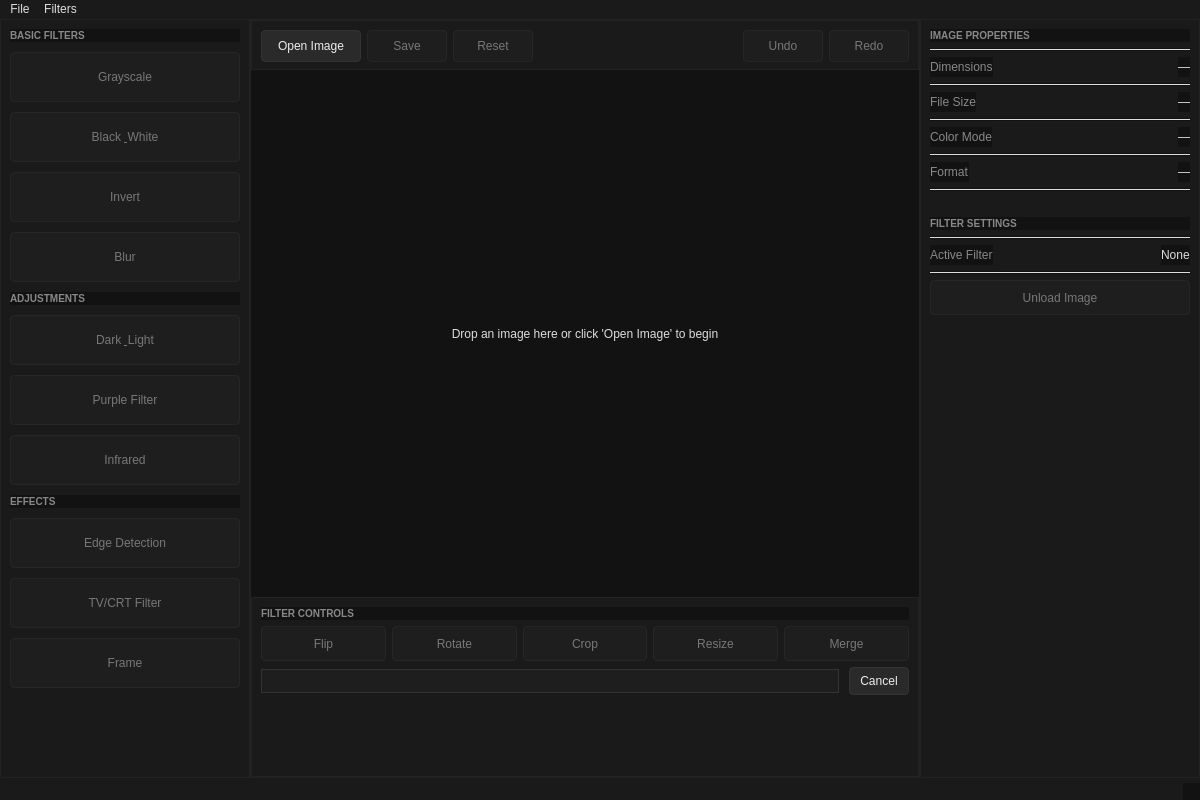
<?xml version="1.0" encoding="UTF-8"?>
<!--
  File: mainwindow.ui
  Purpose: Qt Designer UI for Photo Smith main window (buttons, menus, layouts)
  Notes: This file defines the GUI layout used by Photo Smith v2.0.0.
         See photo_smith.cpp for behavior and signal/slot connections.
         Supported image formats: PNG, JPEG, BMP, TGA.
         Last updated: 2025-10-14
-->
<ui version="4.0">
 <class>MainWindow</class>
 <widget class="QMainWindow" name="MainWindow">
  <property name="geometry">
   <rect>
    <x>0</x>
    <y>0</y>
    <width>1200</width>
    <height>800</height>
   </rect>
  </property>
  <property name="acceptDrops">
   <bool>true</bool>
  </property>
  <property name="windowTitle">
   <string>Photo Smith</string>
  </property>
  <property name="styleSheet">
   <string>QWidget { background-color: #121212; color: #dddddd; }
QFrame#sidebarFrame, QFrame#centerFrame, QFrame#propertiesFrame, QFrame#toolbarFrame, QFrame#controlsFrame { background-color: #1a1a1a; border: 1px solid #222222; }
QLabel { color: #dddddd; }
QPushButton { background-color: #2a2a2a; color: #eeeeee; border: 1px solid #333333; padding: 6px 10px; border-radius: 4px; }
QPushButton:hover { background-color: #333333; }
QPushButton:pressed, QPushButton:checked { background-color: #3a3a3a; }
QPushButton:disabled { background-color: #1e1e1e; color: #777777; border-color: #262626; }
QScrollArea { background-color: #121212; border: none; }
QWidget#scrollAreaWidgetContents { background-color: #121212; }
QMenuBar { background-color: #1a1a1a; color: #dddddd; }
QMenuBar::item:selected { background: #333333; }
QMenu { background-color: #1a1a1a; color: #dddddd; border: 1px solid #333333; }
QMenu::item:selected { background: #333333; }
QStatusBar { background-color: #1a1a1a; color: #bbbbbb; }
QProgressBar { background-color: #1e1e1e; border: 1px solid #333333; color: #bbbbbb; text-align: center; }
QProgressBar::chunk { background-color: #3c6e71; }</string>
  </property>
  <widget class="QWidget" name="centralwidget">
   <layout class="QHBoxLayout" name="mainLayout">
    <property name="spacing">
     <number>0</number>
    </property>
    <property name="leftMargin">
     <number>0</number>
    </property>
    <property name="topMargin">
     <number>0</number>
    </property>
    <property name="rightMargin">
     <number>0</number>
    </property>
    <property name="bottomMargin">
     <number>0</number>
    </property>
    <item>
     <!-- LEFT SIDEBAR: Filter Categories -->
     <widget class="QFrame" name="sidebarFrame">
      <property name="minimumSize">
       <size>
        <width>250</width>
        <height>0</height>
       </size>
      </property>
      <property name="maximumSize">
       <size>
        <width>250</width>
        <height>16777215</height>
       </size>
      </property>
      <property name="frameShape">
       <enum>QFrame::StyledPanel</enum>
      </property>
      <layout class="QVBoxLayout" name="sidebarLayout">
       <property name="spacing">
        <number>10</number>
       </property>
       <item>
        <widget class="QLabel" name="basicFiltersLabel">
         <property name="text">
          <string>BASIC FILTERS</string>
         </property>
         <property name="styleSheet">
          <string>font-weight: bold; color: #888; font-size: 10px;</string>
         </property>
        </widget>
       </item>
       <item>
        <widget class="QPushButton" name="grayscaleButton">
         <property name="enabled">
          <bool>false</bool>
         </property>
         <property name="minimumSize">
          <size>
           <width>0</width>
           <height>50</height>
          </size>
         </property>
         <property name="text">
          <string>Grayscale</string>
         </property>
         <property name="checkable">
          <bool>true</bool>
         </property>
        </widget>
       </item>
       <item>
        <widget class="QPushButton" name="blackWhiteButton">
         <property name="enabled">
          <bool>false</bool>
         </property>
         <property name="minimumSize">
          <size>
           <width>0</width>
           <height>50</height>
          </size>
         </property>
         <property name="text">
          <string>Black &amp; White</string>
         </property>
         <property name="checkable">
          <bool>true</bool>
         </property>
        </widget>
       </item>
       <item>
        <widget class="QPushButton" name="invertButton">
         <property name="enabled">
          <bool>false</bool>
         </property>
         <property name="minimumSize">
          <size>
           <width>0</width>
           <height>50</height>
          </size>
         </property>
         <property name="text">
          <string>Invert</string>
         </property>
         <property name="checkable">
          <bool>true</bool>
         </property>
        </widget>
       </item>
       <item>
        <widget class="QPushButton" name="blurButton">
         <property name="enabled">
          <bool>false</bool>
         </property>
         <property name="minimumSize">
          <size>
           <width>0</width>
           <height>50</height>
          </size>
         </property>
         <property name="text">
          <string>Blur</string>
         </property>
         <property name="checkable">
          <bool>true</bool>
         </property>
        </widget>
       </item>
       <item>
        <widget class="QLabel" name="adjustmentsLabel">
         <property name="text">
          <string>ADJUSTMENTS</string>
         </property>
         <property name="styleSheet">
          <string>font-weight: bold; color: #888; font-size: 10px;</string>
         </property>
        </widget>
       </item>
       <item>
        <widget class="QPushButton" name="darkLightButton">
         <property name="enabled">
          <bool>false</bool>
         </property>
         <property name="minimumSize">
          <size>
           <width>0</width>
           <height>50</height>
          </size>
         </property>
         <property name="text">
          <string>Dark &amp; Light</string>
         </property>
         <property name="checkable">
          <bool>true</bool>
         </property>
        </widget>
       </item>
       <item>
        <widget class="QPushButton" name="purpleButton">
         <property name="enabled">
          <bool>false</bool>
         </property>
         <property name="minimumSize">
          <size>
           <width>0</width>
           <height>50</height>
          </size>
         </property>
         <property name="text">
          <string>Purple Filter</string>
         </property>
         <property name="checkable">
          <bool>true</bool>
         </property>
        </widget>
       </item>
       <item>
        <widget class="QPushButton" name="infraredButton">
         <property name="enabled">
          <bool>false</bool>
         </property>
         <property name="minimumSize">
          <size>
           <width>0</width>
           <height>50</height>
          </size>
         </property>
         <property name="text">
          <string>Infrared</string>
         </property>
         <property name="checkable">
          <bool>true</bool>
         </property>
        </widget>
       </item>
       <item>
        <widget class="QLabel" name="effectsLabel">
         <property name="text">
          <string>EFFECTS</string>
         </property>
         <property name="styleSheet">
          <string>font-weight: bold; color: #888; font-size: 10px;</string>
         </property>
        </widget>
       </item>
       <item>
        <widget class="QPushButton" name="edgesButton">
         <property name="enabled">
          <bool>false</bool>
         </property>
         <property name="minimumSize">
          <size>
           <width>0</width>
           <height>50</height>
          </size>
         </property>
         <property name="text">
          <string>Edge Detection</string>
         </property>
         <property name="checkable">
          <bool>true</bool>
         </property>
        </widget>
       </item>
       <item>
        <widget class="QPushButton" name="tvFilterButton">
         <property name="enabled">
          <bool>false</bool>
         </property>
         <property name="minimumSize">
          <size>
           <width>0</width>
           <height>50</height>
          </size>
         </property>
         <property name="text">
          <string>TV/CRT Filter</string>
         </property>
         <property name="checkable">
          <bool>true</bool>
         </property>
        </widget>
       </item>
       <item>
        <widget class="QPushButton" name="frameButton">
         <property name="enabled">
          <bool>false</bool>
         </property>
         <property name="minimumSize">
          <size>
           <width>0</width>
           <height>50</height>
          </size>
         </property>
         <property name="text">
          <string>Frame</string>
         </property>
         <property name="checkable">
          <bool>true</bool>
         </property>
        </widget>
       </item>
       <item>
        <spacer name="sidebarSpacer">
         <property name="orientation">
          <enum>Qt::Vertical</enum>
         </property>
         <property name="sizeHint" stdset="0">
          <size>
           <width>20</width>
           <height>40</height>
          </size>
         </property>
        </spacer>
       </item>
      </layout>
     </widget>
    </item>
    <item>
     <!-- CENTER PANEL: Image Preview and Controls -->
     <widget class="QFrame" name="centerFrame">
      <property name="frameShape">
       <enum>QFrame::StyledPanel</enum>
      </property>
      <layout class="QVBoxLayout" name="centerLayout">
       <property name="spacing">
        <number>0</number>
       </property>
       <property name="leftMargin">
        <number>0</number>
       </property>
       <property name="topMargin">
        <number>0</number>
       </property>
       <property name="rightMargin">
        <number>0</number>
       </property>
       <property name="bottomMargin">
        <number>0</number>
       </property>
       <item>
        <!-- Toolbar -->
        <widget class="QFrame" name="toolbarFrame">
         <property name="minimumSize">
          <size>
           <width>0</width>
           <height>50</height>
          </size>
         </property>
         <property name="maximumSize">
          <size>
           <width>16777215</width>
           <height>50</height>
          </size>
         </property>
         <property name="frameShape">
          <enum>QFrame::StyledPanel</enum>
         </property>
         <layout class="QHBoxLayout" name="toolbarLayout">
          <item>
           <widget class="QPushButton" name="loadButton">
            <property name="minimumSize">
             <size>
              <width>100</width>
              <height>32</height>
             </size>
            </property>
            <property name="text">
             <string>Open Image</string>
            </property>
           </widget>
          </item>
          <item>
           <widget class="QPushButton" name="saveButton">
            <property name="enabled">
             <bool>false</bool>
            </property>
            <property name="minimumSize">
             <size>
              <width>80</width>
              <height>32</height>
             </size>
            </property>
            <property name="text">
             <string>Save</string>
            </property>
           </widget>
          </item>
          <item>
           <widget class="QPushButton" name="resetButton">
            <property name="enabled">
             <bool>false</bool>
            </property>
            <property name="minimumSize">
             <size>
              <width>80</width>
              <height>32</height>
             </size>
            </property>
            <property name="text">
             <string>Reset</string>
            </property>
           </widget>
          </item>
          <item>
           <spacer name="toolbarSpacer">
            <property name="orientation">
             <enum>Qt::Horizontal</enum>
            </property>
            <property name="sizeHint" stdset="0">
             <size>
              <width>40</width>
              <height>20</height>
             </size>
            </property>
           </spacer>
          </item>
          <item>
           <widget class="QPushButton" name="undoButton">
            <property name="enabled">
             <bool>false</bool>
            </property>
            <property name="minimumSize">
             <size>
              <width>80</width>
              <height>32</height>
             </size>
            </property>
            <property name="text">
             <string>Undo</string>
            </property>
           </widget>
          </item>
          <item>
           <widget class="QPushButton" name="redoButton">
            <property name="enabled">
             <bool>false</bool>
            </property>
            <property name="minimumSize">
             <size>
              <width>80</width>
              <height>32</height>
             </size>
            </property>
            <property name="text">
             <string>Redo</string>
            </property>
           </widget>
          </item>
         </layout>
        </widget>
       </item>
       <item>
        <!-- Image Preview Area -->
        <widget class="QScrollArea" name="scrollArea">
         <property name="acceptDrops">
          <bool>true</bool>
         </property>
         <property name="widgetResizable">
          <bool>true</bool>
         </property>
         <widget class="QWidget" name="scrollAreaWidgetContents">
          <property name="geometry">
           <rect>
            <x>0</x>
            <y>0</y>
            <width>648</width>
            <height>519</height>
           </rect>
          </property>
          <property name="acceptDrops">
           <bool>true</bool>
          </property>
          <layout class="QVBoxLayout" name="imageLayout">
           <item>
            <widget class="QLabel" name="imageLabel">
             <property name="acceptDrops">
              <bool>true</bool>
             </property>
             <property name="text">
              <string>Drop an image here or click 'Open Image' to begin</string>
             </property>
             <property name="scaledContents">
              <bool>false</bool>
             </property>
             <property name="alignment">
              <set>Qt::AlignmentFlag::AlignCenter</set>
             </property>
            </widget>
           </item>
          </layout>
         </widget>
        </widget>
       </item>
       <item>
        <!-- Controls Panel -->
        <widget class="QFrame" name="controlsFrame">
         <property name="minimumSize">
          <size>
           <width>0</width>
           <height>180</height>
          </size>
         </property>
         <property name="maximumSize">
          <size>
           <width>16777215</width>
           <height>180</height>
          </size>
         </property>
         <property name="frameShape">
          <enum>QFrame::StyledPanel</enum>
         </property>
         <layout class="QVBoxLayout" name="controlsLayout">
          <item>
           <widget class="QLabel" name="controlsTitle">
            <property name="text">
             <string>FILTER CONTROLS</string>
            </property>
            <property name="styleSheet">
             <string>font-weight: bold; color: #888; font-size: 10px;</string>
            </property>
           </widget>
          </item>
          <item>
           <layout class="QHBoxLayout" name="transformButtonsLayout">
            <item>
             <widget class="QPushButton" name="flipButton">
              <property name="enabled">
               <bool>false</bool>
              </property>
              <property name="minimumSize">
               <size>
                <width>0</width>
                <height>35</height>
               </size>
              </property>
              <property name="text">
               <string>Flip</string>
              </property>
             </widget>
            </item>
            <item>
             <widget class="QPushButton" name="rotateButton">
              <property name="enabled">
               <bool>false</bool>
              </property>
              <property name="minimumSize">
               <size>
                <width>0</width>
                <height>35</height>
               </size>
              </property>
              <property name="text">
               <string>Rotate</string>
              </property>
             </widget>
            </item>
            <item>
             <widget class="QPushButton" name="cropButton">
              <property name="enabled">
               <bool>false</bool>
              </property>
              <property name="minimumSize">
               <size>
                <width>0</width>
                <height>35</height>
               </size>
              </property>
              <property name="text">
               <string>Crop</string>
              </property>
             </widget>
            </item>
            <item>
             <widget class="QPushButton" name="resizeButton">
              <property name="enabled">
               <bool>false</bool>
              </property>
              <property name="minimumSize">
               <size>
                <width>0</width>
                <height>35</height>
               </size>
              </property>
              <property name="text">
               <string>Resize</string>
              </property>
             </widget>
            </item>
            <item>
             <widget class="QPushButton" name="mergeButton">
              <property name="enabled">
               <bool>false</bool>
              </property>
              <property name="minimumSize">
               <size>
                <width>0</width>
                <height>35</height>
               </size>
              </property>
              <property name="text">
               <string>Merge</string>
              </property>
             </widget>
            </item>
           </layout>
          </item>
          <item>
           <layout class="QHBoxLayout" name="progressLayout">
            <property name="spacing">
             <number>10</number>
            </property>
            <item>
             <widget class="QProgressBar" name="progressBar">
              <property name="visible">
               <bool>false</bool>
              </property>
              <property name="textVisible">
               <bool>false</bool>
              </property>
             </widget>
            </item>
            <item>
             <widget class="QPushButton" name="cancelButton">
              <property name="visible">
               <bool>false</bool>
              </property>
              <property name="text">
               <string>Cancel</string>
              </property>
             </widget>
            </item>
           </layout>
          </item>
          <item>
           <spacer name="controlsSpacer">
            <property name="orientation">
             <enum>Qt::Vertical</enum>
            </property>
            <property name="sizeHint" stdset="0">
             <size>
              <width>20</width>
              <height>40</height>
             </size>
            </property>
           </spacer>
          </item>
         </layout>
        </widget>
       </item>
      </layout>
     </widget>
    </item>
    <item>
     <!-- RIGHT SIDEBAR: Properties Panel -->
     <widget class="QFrame" name="propertiesFrame">
      <property name="minimumSize">
       <size>
        <width>280</width>
        <height>0</height>
       </size>
      </property>
      <property name="maximumSize">
       <size>
        <width>280</width>
        <height>16777215</height>
       </size>
      </property>
      <property name="frameShape">
       <enum>QFrame::StyledPanel</enum>
      </property>
      <layout class="QVBoxLayout" name="propertiesLayout">
       <item>
        <widget class="QLabel" name="imagePropertiesLabel">
         <property name="text">
          <string>IMAGE PROPERTIES</string>
         </property>
         <property name="styleSheet">
          <string>font-weight: bold; color: #888; font-size: 10px;</string>
         </property>
        </widget>
       </item>
       <item>
        <widget class="QFrame" name="propertyLine1">
         <property name="frameShape">
          <enum>QFrame::HLine</enum>
         </property>
        </widget>
       </item>
       <item>
        <layout class="QHBoxLayout" name="dimensionsLayout">
         <item>
          <widget class="QLabel" name="dimensionsLabel">
           <property name="text">
            <string>Dimensions</string>
           </property>
           <property name="styleSheet">
            <string>color: #888;</string>
           </property>
          </widget>
         </item>
         <item>
          <spacer name="dimensionsSpacer">
           <property name="orientation">
            <enum>Qt::Horizontal</enum>
           </property>
           <property name="sizeHint" stdset="0">
            <size>
             <width>40</width>
             <height>20</height>
            </size>
           </property>
          </spacer>
         </item>
         <item>
          <widget class="QLabel" name="dimensionsValue">
           <property name="text">
            <string>—</string>
           </property>
          </widget>
         </item>
        </layout>
       </item>
       <item>
        <widget class="QFrame" name="propertyLine2">
         <property name="frameShape">
          <enum>QFrame::HLine</enum>
         </property>
        </widget>
       </item>
       <item>
        <layout class="QHBoxLayout" name="fileSizeLayout">
         <item>
          <widget class="QLabel" name="fileSizeLabel">
           <property name="text">
            <string>File Size</string>
           </property>
           <property name="styleSheet">
            <string>color: #888;</string>
           </property>
          </widget>
         </item>
         <item>
          <spacer name="fileSizeSpacer">
           <property name="orientation">
            <enum>Qt::Horizontal</enum>
           </property>
           <property name="sizeHint" stdset="0">
            <size>
             <width>40</width>
             <height>20</height>
            </size>
           </property>
          </spacer>
         </item>
         <item>
          <widget class="QLabel" name="fileSizeValue">
           <property name="text">
            <string>—</string>
           </property>
          </widget>
         </item>
        </layout>
       </item>
       <item>
        <widget class="QFrame" name="propertyLine3">
         <property name="frameShape">
          <enum>QFrame::HLine</enum>
         </property>
        </widget>
       </item>
       <item>
        <layout class="QHBoxLayout" name="colorModeLayout">
         <item>
          <widget class="QLabel" name="colorModeLabel">
           <property name="text">
            <string>Color Mode</string>
           </property>
           <property name="styleSheet">
            <string>color: #888;</string>
           </property>
          </widget>
         </item>
         <item>
          <spacer name="colorModeSpacer">
           <property name="orientation">
            <enum>Qt::Horizontal</enum>
           </property>
           <property name="sizeHint" stdset="0">
            <size>
             <width>40</width>
             <height>20</height>
            </size>
           </property>
          </spacer>
         </item>
         <item>
          <widget class="QLabel" name="colorModeValue">
           <property name="text">
            <string>—</string>
           </property>
          </widget>
         </item>
        </layout>
       </item>
       <item>
        <widget class="QFrame" name="propertyLine4">
         <property name="frameShape">
          <enum>QFrame::HLine</enum>
         </property>
        </widget>
       </item>
       <item>
        <layout class="QHBoxLayout" name="formatLayout">
         <item>
          <widget class="QLabel" name="formatLabel">
           <property name="text">
            <string>Format</string>
           </property>
           <property name="styleSheet">
            <string>color: #888;</string>
           </property>
          </widget>
         </item>
         <item>
          <spacer name="formatSpacer">
           <property name="orientation">
            <enum>Qt::Horizontal</enum>
           </property>
           <property name="sizeHint" stdset="0">
            <size>
             <width>40</width>
             <height>20</height>
            </size>
           </property>
          </spacer>
         </item>
         <item>
          <widget class="QLabel" name="formatValue">
           <property name="text">
            <string>—</string>
           </property>
          </widget>
         </item>
        </layout>
       </item>
       <item>
        <widget class="QFrame" name="propertyLine5">
         <property name="frameShape">
          <enum>QFrame::HLine</enum>
         </property>
        </widget>
       </item>
       <item>
        <spacer name="propertiesSpacer1">
         <property name="orientation">
          <enum>Qt::Vertical</enum>
         </property>
         <property name="sizeType">
          <enum>QSizePolicy::Fixed</enum>
         </property>
         <property name="sizeHint" stdset="0">
          <size>
           <width>20</width>
           <height>20</height>
          </size>
         </property>
        </spacer>
       </item>
       <item>
        <widget class="QLabel" name="filterSettingsLabel">
         <property name="text">
          <string>FILTER SETTINGS</string>
         </property>
         <property name="styleSheet">
          <string>font-weight: bold; color: #888; font-size: 10px;</string>
         </property>
        </widget>
       </item>
       <item>
        <widget class="QFrame" name="propertyLine6">
         <property name="frameShape">
          <enum>QFrame::HLine</enum>
         </property>
        </widget>
       </item>
       <item>
        <layout class="QHBoxLayout" name="activeFilterLayout">
         <item>
          <widget class="QLabel" name="activeFilterLabel">
           <property name="text">
            <string>Active Filter</string>
           </property>
           <property name="styleSheet">
            <string>color: #888;</string>
           </property>
          </widget>
         </item>
         <item>
          <spacer name="activeFilterSpacer">
           <property name="orientation">
            <enum>Qt::Horizontal</enum>
           </property>
           <property name="sizeHint" stdset="0">
            <size>
             <width>40</width>
             <height>20</height>
            </size>
           </property>
          </spacer>
         </item>
         <item>
          <widget class="QLabel" name="activeFilterValue">
           <property name="text">
            <string>None</string>
           </property>
          </widget>
         </item>
        </layout>
       </item>
       <item>
        <widget class="QFrame" name="propertyLine7">
         <property name="frameShape">
          <enum>QFrame::HLine</enum>
         </property>
        </widget>
       </item>
       <item>
        <widget class="QPushButton" name="unloadButton">
         <property name="enabled">
          <bool>false</bool>
         </property>
         <property name="minimumSize">
          <size>
           <width>0</width>
           <height>35</height>
          </size>
         </property>
         <property name="text">
          <string>Unload Image</string>
         </property>
        </widget>
       </item>
       <item>
        <spacer name="propertiesSpacer2">
         <property name="orientation">
          <enum>Qt::Vertical</enum>
         </property>
         <property name="sizeHint" stdset="0">
          <size>
           <width>20</width>
           <height>40</height>
          </size>
         </property>
        </spacer>
       </item>
      </layout>
     </widget>
    </item>
   </layout>
  </widget>
  <widget class="QMenuBar" name="menubar">
   <property name="geometry">
    <rect>
     <x>0</x>
     <y>0</y>
     <width>1200</width>
     <height>21</height>
    </rect>
   </property>
   <widget class="QMenu" name="fileMenu">
    <property name="title">
     <string>File</string>
    </property>
    <addaction name="actionLoadImage"/>
    <addaction name="actionSaveImage"/>
    <addaction name="actionUnloadImage"/>
    <addaction name="actionResetImage"/>
    <addaction name="separator"/>
    <addaction name="actionUndo"/>
    <addaction name="actionRedo"/>
    <addaction name="separator"/>
    <addaction name="actionExit"/>
   </widget>
   <widget class="QMenu" name="filterMenu">
    <property name="title">
     <string>Filters</string>
    </property>
    <addaction name="actionGrayscale"/>
    <addaction name="actionBlackWhite"/>
    <addaction name="actionInvert"/>
    <addaction name="actionMerge"/>
    <addaction name="separator"/>
    <addaction name="actionFlip"/>
    <addaction name="actionRotate"/>
    <addaction name="actionCrop"/>
    <addaction name="actionDarkLight"/>
    <addaction name="actionFrame"/>
    <addaction name="separator"/>
    <addaction name="actionEdgeDetection"/>
    <addaction name="actionResize"/>
    <addaction name="actionBlur"/>
    <addaction name="actionInfrared"/>
    <addaction name="actionPurpleFilter"/>
    <addaction name="actionTVFilter"/>
   </widget>
   <addaction name="fileMenu"/>
   <addaction name="filterMenu"/>
  </widget>
  <widget class="QStatusBar" name="statusbar"/>
  <action name="actionLoadImage">
   <property name="text">
    <string>Load Image</string>
   </property>
  </action>
  <action name="actionSaveImage">
   <property name="text">
    <string>Save Image</string>
   </property>
  </action>
  <action name="actionUnloadImage">
   <property name="text">
    <string>Unload Image</string>
   </property>
  </action>
  <action name="actionResetImage">
   <property name="text">
    <string>Reset Image</string>
   </property>
  </action>
  <action name="actionUndo">
   <property name="text">
    <string>Undo</string>
   </property>
   <property name="shortcut">
    <string>Ctrl+Z</string>
   </property>
  </action>
  <action name="actionRedo">
   <property name="text">
    <string>Redo</string>
   </property>
   <property name="shortcut">
    <string>Ctrl+Y</string>
   </property>
  </action>
  <action name="actionExit">
   <property name="text">
    <string>Exit</string>
   </property>
  </action>
  <action name="actionGrayscale">
   <property name="text">
    <string>Grayscale</string>
   </property>
  </action>
  <action name="actionBlackWhite">
   <property name="text">
    <string>Black &amp; White</string>
   </property>
  </action>
  <action name="actionInvert">
   <property name="text">
    <string>Invert</string>
   </property>
  </action>
  <action name="actionMerge">
   <property name="text">
    <string>Merge</string>
   </property>
  </action>
  <action name="actionFlip">
   <property name="text">
    <string>Flip</string>
   </property>
  </action>
  <action name="actionRotate">
   <property name="text">
    <string>Rotate</string>
   </property>
  </action>
  <action name="actionCrop">
   <property name="text">
    <string>Crop</string>
   </property>
  </action>
  <action name="actionDarkLight">
   <property name="text">
    <string>Dark &amp; Light</string>
   </property>
  </action>
  <action name="actionFrame">
   <property name="text">
    <string>Frame</string>
   </property>
  </action>
  <action name="actionEdgeDetection">
   <property name="text">
    <string>Edge Detection</string>
   </property>
  </action>
  <action name="actionResize">
   <property name="text">
    <string>Resize</string>
   </property>
  </action>
  <action name="actionBlur">
   <property name="text">
    <string>Blur</string>
   </property>
  </action>
  <action name="actionInfrared">
   <property name="text">
    <string>Infrared</string>
   </property>
  </action>
  <action name="actionPurpleFilter">
   <property name="text">
    <string>Purple Filter</string>
   </property>
  </action>
  <action name="actionTVFilter">
   <property name="text">
    <string>TV/CRT Filter</string>
   </property>
  </action>
 </widget>
 <resources/>
 <connections/>
 </ui>
